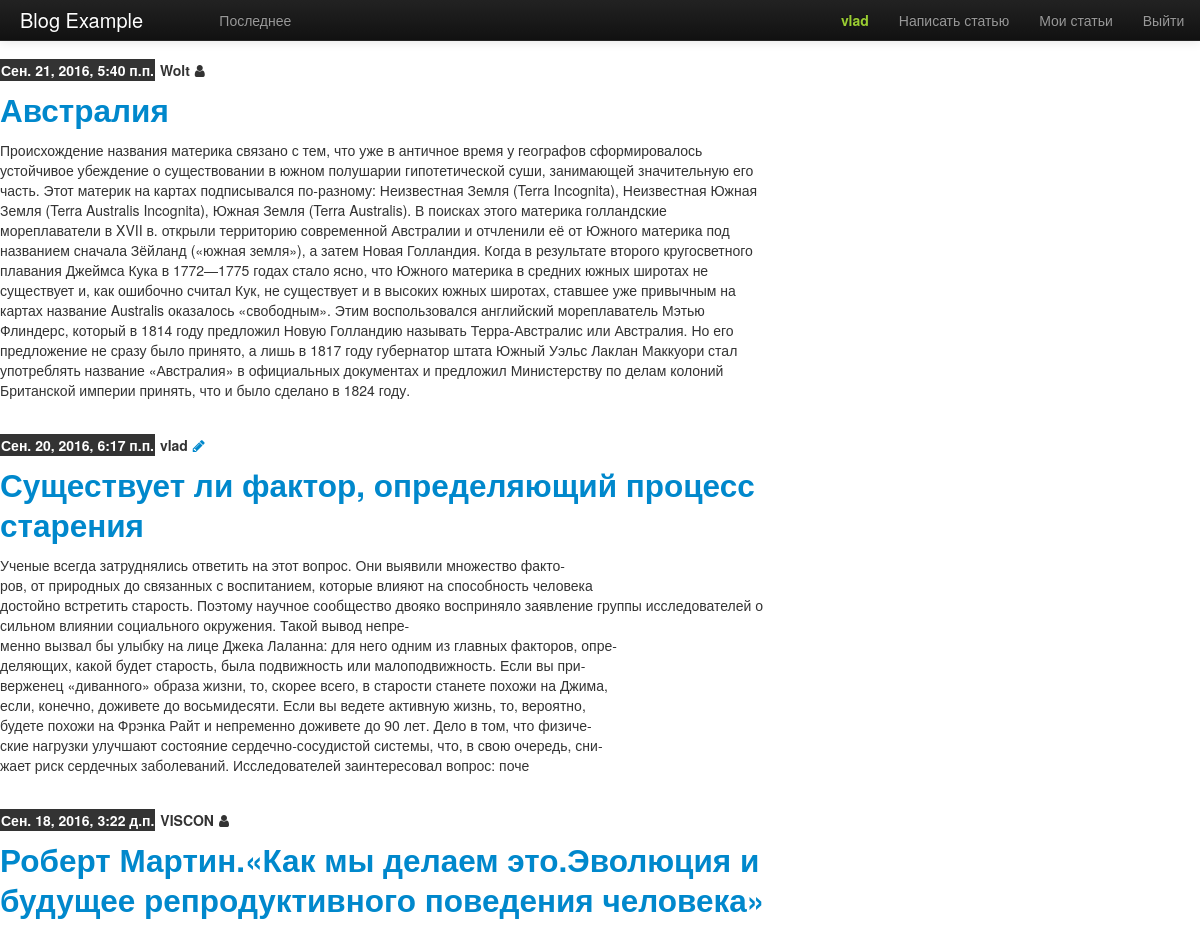
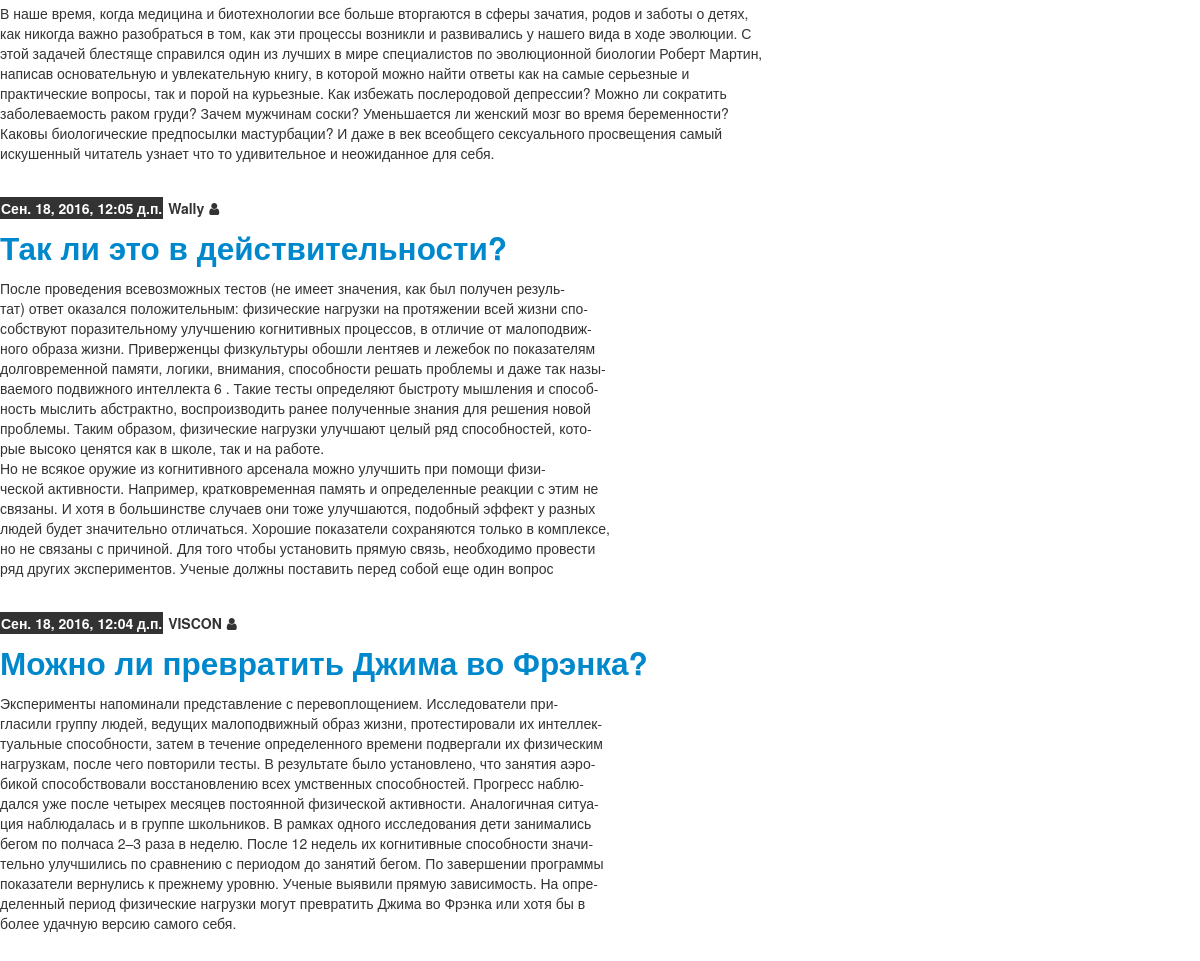
Page /blog/ (signed in) on the committed database (2 pictures, top to bottom).
### blog/models.py (models this page shows, shortened)
class Post(models.Model):
    title = models.CharField(u'Заголовок', max_length=255, unique_for_date="published_date")
    published_date = models.DateTimeField(u'Дата публикации', blank=True, null=True)
    content = models.TextField(u'Содержание', max_length=10000)
    owner = models.ForeignKey('auth.User')
    class Meta:
        get_latest_by = 'published_date'
        ordering = ('-published_date',)
        verbose_name_plural = 'entries'
    def get_absolute_url(self):
        return "/blog/post/%i/" % self.id

### blog/views.py (the view)
class PostsListView(ListView):
    model = Post

### templates/blog/post_list.html
{% extends 'blog/base.html' %}
{% block content %}
    {% for post in object_list %}
        <article class="post_preview">
            <header class="post_meta">
                <time pubdate datetime="{{ post.published_date }}" >{{ post.published_date }}</time>
                <span class="owner">{{post.owner}}</span>
                {% if post.owner == user %}<a class="" href="{% url 'post_edit' pk=post.pk %}"><span class="fa-pencil fa" aria-hidden="true"></span></a>{% else %} <i class="fa fa-user" aria-hidden="true"></i> {% endif %}
            </header>
            <h2><a href="{{ post.get_absolute_url }}">{{ post.title }}</a></h2>
            <p>{{ post.content|linebreaksbr }}</p>
        </article>
    {% empty %}
    <p>Нет постов</p>
    {% endfor %}
{% endblock %}

### templates/blog/base.html (shortened to what this page needs)
{% load staticfiles %}
<!DOCTYPE html>
<html lang="ru">
    <head>
        <link href="{% static 'bootstrap/css/bootstrap.min.css' %}" rel="stylesheet">
        <link href="{% static 'bootstrap/css/bootstrap-responsive.min.css' %}" rel="stylesheet">
        <link href="https://maxcdn.bootstrapcdn.com/font-awesome/4.6.3/css/font-awesome.min.css" rel="stylesheet">
    </head>
<body>
<div class="navbar navbar-inverse navbar-fixed-top">
    <div class="navbar-inner">
        <div class="container row-fluid">
            <div class="brand span2">Blog Example </div>
            <ul class="nav span10">
                <li class="all_posts"><a href="{% url 'list' %}" >Последнее</a></li>
                <li class="auth_block_container">
                    <a href="{% url 'profile' %}" class="auth_block auth_user">{{ user }}</a>
                    {% if user.is_anonymous %} <a href="{% url 'login' %}" class="auth_block">Войти</a> <span class="auth_block">или </span><a href="{% url 'register' %}" class="auth_block">Зарегестрироваться</a>
                    {% else %}
                        <a href="{% url 'post_new' %}" class="auth_block">Написать статью</a>
                        <a href="{% url 'my_posts' %}" class="auth_block">Мои статьи</a>
                        <a href="{% url 'logout' %}" class="auth_block">Выйти</a>
                    {% endif %}
                </li>
            </ul>
        </div>
    </div>
</div>
<div class="container">
     <div class="row">
         <div class="span8">{% block content %}Empty page{% endblock %}</div>
         <div class="span4"></div>
     </div>
</div>
</body>
</html>

### templates/blog/base.html (style rules this page uses)
body { padding-top: 60px; }
.container { width: 1200px; }
.nav { margin: 0 0 0 30px !important; }
.auth_block { float: left !important; display: block; }
.auth_block_container { float: right !important; }
.auth_user { font-weight: bold; color: yellowgreen !important; }
.post_preview { margin-bottom: 35px; }
.post_preview time, .post_preview .owner { padding: 1px; font-weight: bold; }
.post_preview time { background-color: #333; }
.post_preview .owner { color: #333 !important; }
.post_preview time { color: white !important; }

### rows in the picture
Post: published_date "Сен. 21, 2016, 5:40 п.п.", owner "Wolt", title "Австралия", content "Происхождение названия материка связано с тем, что уже в античное время у географов сформировалось устойчивое убеждение о существовании в южном полушарии гипотетической суши, занимающей значительную его часть. Этот материк на картах подписывался по-разному: Неизвестная Земля (Terra Incognita), Неизвестная Южная Земля (Terra Australis Incognita), Южная Земля (Terra Australis). В поисках этого материка голландские мореплаватели в XVII в. открыли территорию современной Австралии и отчленили её от Южного материка под названием сначала Зёйланд («южная земля»), а затем Новая Голландия. Когда в результате второго кругосветного плавания Джеймса Кука в 1772—1775 годах стало ясно, что Южного материка…"
Post: published_date "Сен. 20, 2016, 6:17 п.п.", owner "vlad", title "Существует ли фактор, определяющий процесс старения", content "Ученые всегда затруднялись ответить на этот вопрос. Они выявили множество факто- ров, от природных до связанных с воспитанием, которые влияют на способность человека достойно встретить старость. Поэтому научное сообщество двояко восприняло заявление группы исследователей о сильном влиянии социального окружения. Такой вывод непре- менно вызвал бы улыбку на лице Джека Лаланна: для него одним из главных факторов, опре- деляющих, какой будет старость, была подвижность или малоподвижность. Если вы при- верженец «диванного» образа жизни, то, скорее всего, в старости станете похожи на Джима, если, конечно, доживете до восьмидесяти. Если вы ведете активную жизнь, то, вероятно, будете похожи на…"
Post: published_date "Сен. 18, 2016, 3:22 д.п.", owner "VISCON", title "Роберт Мартин.«Как мы делаем это.Эволюция и будущее репродуктивного поведения человека»", content "В наше время, когда медицина и биотехнологии все больше вторгаются в сферы зачатия, родов и заботы о детях, как никогда важно разобраться в том, как эти процессы возникли и развивались у нашего вида в ходе эволюции. С этой задачей блестяще справился один из лучших в мире специалистов по эволюционной биологии Роберт Мартин, написав основательную и увлекательную книгу, в которой можно найти ответы как на самые серьезные и практические вопросы, так и порой на курьезные. Как избежать послеродовой депрессии? Можно ли сократить заболеваемость раком груди? Зачем мужчинам соски? Уменьшается ли женский мозг во время беременности? Каковы биологические предпосылки мастурбации? И даже в век всеобщего…"
Post: published_date "Сен. 18, 2016, 12:05 д.п.", owner "Wally", title "Так ли это в действительности?", content "После проведения всевозможных тестов (не имеет значения, как был получен резуль- тат) ответ оказался положительным: физические нагрузки на протяжении всей жизни спо- собствуют поразительному улучшению когнитивных процессов, в отличие от малоподвиж- ного образа жизни. Приверженцы физкультуры обошли лентяев и лежебок по показателям долговременной памяти, логики, внимания, способности решать проблемы и даже так назы- ваемого подвижного интеллекта 6 . Такие тесты определяют быстроту мышления и способ- ность мыслить абстрактно, воспроизводить ранее полученные знания для решения новой проблемы. Таким образом, физические нагрузки улучшают целый ряд способностей, кото- рые высоко ценятся как в…"
Post: published_date "Сен. 18, 2016, 12:04 д.п.", owner "VISCON", title "Можно ли превратить Джима во Фрэнка?", content "Эксперименты напоминали представление с перевоплощением. Исследователи при- гласили группу людей, ведущих малоподвижный образ жизни, протестировали их интеллек- туальные способности, затем в течение определенного времени подвергали их физическим нагрузкам, после чего повторили тесты. В результате было установлено, что занятия аэро- бикой способствовали восстановлению всех умственных способностей. Прогресс наблю- дался уже после четырех месяцев постоянной физической активности. Аналогичная ситуа- ция наблюдалась и в группе школьников. В рамках одного исследования дети занимались бегом по полчаса 2–3 раза в неделю. После 12 недель их когнитивные способности значи- тельно улучшились по…"

### other values in the picture
{{ user }} "vlad"
